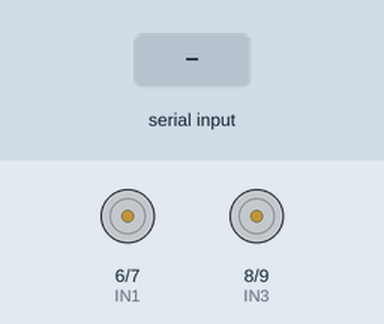
Recording of a sketch running on a simulated Arduino Nano, built with avr-gcc and run on an emulated ATmega328P. On the bench: motor-driver pin pairs drawn as motors (green arrow = first pin HIGH = forward, orange = second pin HIGH = backward, longer = more drive, scaled by the enable pin). The test bench sets the inputs (shaded band).

Above: at 1.2 s.
1.3 s: "F" received over Serial
At 1.8 s:
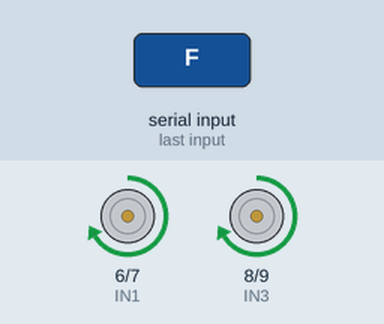
2.8 s: "B" received over Serial
At 4.0 s:
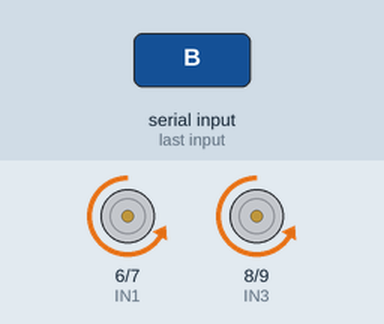
4.3 s: "L" received over Serial
At 5.3 s:
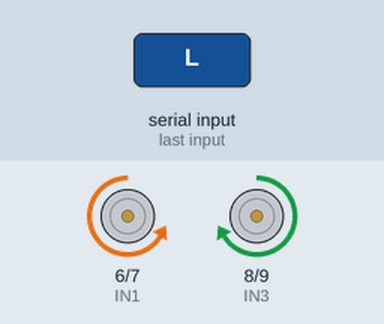
5.8 s: "R" received over Serial
At 6.4 s:
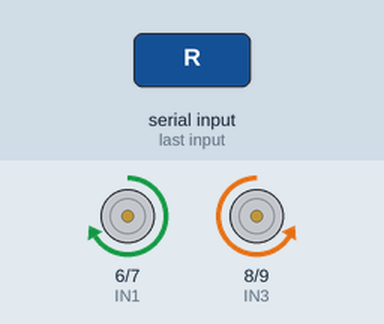
7.3 s: "S" received over Serial
At 7.6 s:
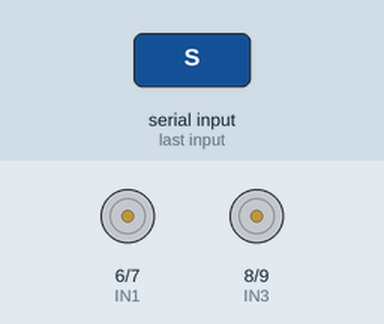
Timing chart, 0 to 9.8 s (numbered marks = the images above; inputs shaded):
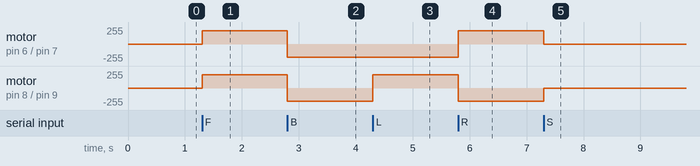

The sketch:

nano_hc05_motor_control.ino
```cpp
// Reads single-character commands from Serial (e.g., from an HC-05 Bluetooth module) and controls two DC motors via an L298N driver for forward, reverse, left, right, and stop.
//
// Full tutorial: https://shillehtek.com/blogs/news/arduino-nano-hc-05-l298n-bluetooth-robot-car
// Parts used: https://shillehtek.com/products/hc-05-6pin-bluetooth-module-no-button
//             https://shillehtek.com/products/shillehtek-l298n-motor-driver-controller-board
//             https://shillehtek.com/products/arduino-nano-v3-presoldered-ch340g-atmega328p
// More examples: https://github.com/shillehbean/shillehtek-examples
//

const int IN1=6,IN2=7,IN3=8,IN4=9,ENA=5,ENB=10;
void setup() { Serial.begin(9600);
  for (int p : {IN1,IN2,IN3,IN4,ENA,ENB}) pinMode(p,OUTPUT);
  analogWrite(ENA,200); analogWrite(ENB,200);
}
void stop(){ digitalWrite(IN1,LOW);digitalWrite(IN2,LOW);digitalWrite(IN3,LOW);digitalWrite(IN4,LOW); }
void fwd(){ digitalWrite(IN1,HIGH);digitalWrite(IN2,LOW);digitalWrite(IN3,HIGH);digitalWrite(IN4,LOW); }
void rev(){ digitalWrite(IN1,LOW);digitalWrite(IN2,HIGH);digitalWrite(IN3,LOW);digitalWrite(IN4,HIGH); }
void left(){ digitalWrite(IN1,LOW);digitalWrite(IN2,HIGH);digitalWrite(IN3,HIGH);digitalWrite(IN4,LOW); }
void right(){ digitalWrite(IN1,HIGH);digitalWrite(IN2,LOW);digitalWrite(IN3,LOW);digitalWrite(IN4,HIGH); }
void loop() {
  if (!Serial.available()) return;
  char c = Serial.read();
  if (c=='F') fwd(); else if (c=='B') rev();
  else if (c=='L') left(); else if (c=='R') right();
  else if (c=='S') stop();
}
```

Measured:
- after the input at 1.3 s, motor on pin 6 (IN1) / pin 7 (IN2), motor on pin 8 (IN3) / pin 9 (IN4): stopped → forward 200/255 at once
- after the input at 2.8 s, motor on pin 6 (IN1) / pin 7 (IN2), motor on pin 8 (IN3) / pin 9 (IN4): forward 200/255 → backward 200/255 at once
- after the input at 4.3 s, motor on pin 8 (IN3) / pin 9 (IN4): backward 200/255 → forward 200/255 at once
- after the input at 5.8 s, motor on pin 6 (IN1) / pin 7 (IN2): backward 200/255 → forward 200/255 at once; motor on pin 8 (IN3) / pin 9 (IN4): forward 200/255 → backward 200/255 at once
- after the input at 7.3 s, motor on pin 6 (IN1) / pin 7 (IN2): forward 200/255 → stopped at once; motor on pin 8 (IN3) / pin 9 (IN4): backward 200/255 → stopped at once
